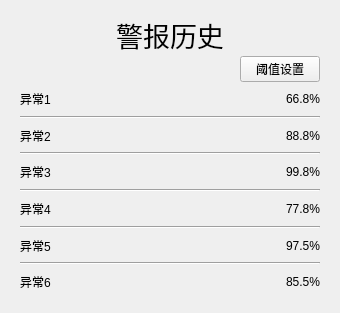
      <widget class="QWidget" name="page_2">
       <layout class="QHBoxLayout" name="horizontalLayout_4">
        <item>
         <widget class="QWidget" name="widget_2" native="true">
          <layout class="QHBoxLayout" name="horizontalLayout_3">
           <item>
            <layout class="QVBoxLayout" name="verticalLayout_7" stretch="1,0,1,1,1,1,1,1,1,1,1,1,1">
             <item>
              <widget class="QLabel" name="label_3">
               <property name="enabled">
                <bool>true</bool>
               </property>
               <property name="minimumSize">
                <size>
                 <width>300</width>
                 <height>30</height>
                </size>
               </property>
               <property name="maximumSize">
                <size>
                 <width>16777215</width>
                 <height>50</height>
                </size>
               </property>
               <property name="font">
                <font>
                 <pointsize>20</pointsize>
                </font>
               </property>
               <property name="text">
                <string>警报历史</string>
               </property>
               <property name="alignment">
                <set>Qt::AlignCenter</set>
               </property>
              </widget>
             </item>
             <item>
              <layout class="QHBoxLayout" name="horizontalLayout_5">
               <item>
                <spacer name="horizontalSpacer_2">
                 <property name="orientation">
                  <enum>Qt::Horizontal</enum>
                 </property>
                 <property name="sizeHint" stdset="0">
                  <size>
                   <width>128</width>
                   <height>1</height>
                  </size>
                 </property>
                </spacer>
               </item>
               <item>
                <widget class="QPushButton" name="pushButton_24">
                 <property name="text">
                  <string>阈值设置</string>
                 </property>
                </widget>
               </item>
              </layout>
             </item>
             <item>
              <layout class="QHBoxLayout" name="horizontalLayout_9">
               <item>
                <widget class="QLabel" name="label_22">
                 <property name="text">
                  <string>异常1</string>
                 </property>
                </widget>
               </item>
               <item>
                <spacer name="horizontalSpacer_10">
                 <property name="orientation">
                  <enum>Qt::Horizontal</enum>
                 </property>
                 <property name="sizeHint" stdset="0">
                  <size>
                   <width>40</width>
                   <height>20</height>
                  </size>
                 </property>
                </spacer>
               </item>
               <item>
                <widget class="QLabel" name="label_23">
                 <property name="text">
                  <string>66.8%</string>
                 </property>
                </widget>
               </item>
              </layout>
             </item>
             <item>
              <widget class="Line" name="line_3">
               <property name="orientation">
                <enum>Qt::Horizontal</enum>
               </property>
              </widget>
             </item>
             <item>
              <layout class="QHBoxLayout" name="horizontalLayout_18">
               <item>
                <widget class="QLabel" name="label_38">
                 <property name="text">
                  <string>异常2</string>
                 </property>
                </widget>
               </item>
               <item>
                <spacer name="horizontalSpacer_18">
                 <property name="orientation">
                  <enum>Qt::Horizontal</enum>
                 </property>
                 <property name="sizeHint" stdset="0">
                  <size>
                   <width>40</width>
                   <height>20</height>
                  </size>
                 </property>
                </spacer>
               </item>
               <item>
                <widget class="QLabel" name="label_39">
                 <property name="text">
                  <string>88.8%</string>
                 </property>
                </widget>
               </item>
              </layout>
             </item>
             <item>
              <widget class="Line" name="line_9">
               <property name="orientation">
                <enum>Qt::Horizontal</enum>
               </property>
              </widget>
             </item>
             <item>
              <layout class="QHBoxLayout" name="horizontalLayout_19">
               <item>
                <widget class="QLabel" name="label_40">
                 <property name="text">
                  <string>异常3</string>
                 </property>
                </widget>
               </item>
               <item>
                <spacer name="horizontalSpacer_19">
                 <property name="orientation">
                  <enum>Qt::Horizontal</enum>
                 </property>
                 <property name="sizeHint" stdset="0">
                  <size>
                   <width>40</width>
                   <height>20</height>
                  </size>
                 </property>
                </spacer>
               </item>
               <item>
                <widget class="QLabel" name="label_41">
                 <property name="text">
                  <string>99.8%</string>
                 </property>
                </widget>
               </item>
              </layout>
             </item>
             <item>
              <widget class="Line" name="line_10">
               <property name="orientation">
                <enum>Qt::Horizontal</enum>
               </property>
              </widget>
             </item>
             <item>
              <layout class="QHBoxLayout" name="horizontalLayout_20">
               <item>
                <widget class="QLabel" name="label_42">
                 <property name="text">
                  <string>异常4</string>
                 </property>
                </widget>
               </item>
               <item>
                <spacer name="horizontalSpacer_20">
                 <property name="orientation">
                  <enum>Qt::Horizontal</enum>
                 </property>
                 <property name="sizeHint" stdset="0">
                  <size>
                   <width>40</width>
                   <height>20</height>
                  </size>
                 </property>
                </spacer>
               </item>
               <item>
                <widget class="QLabel" name="label_43">
                 <property name="text">
                  <string>77.8%</string>
                 </property>
                </widget>
               </item>
              </layout>
             </item>
             <item>
              <widget class="Line" name="line_11">
               <property name="orientation">
                <enum>Qt::Horizontal</enum>
               </property>
              </widget>
             </item>
             <item>
              <layout class="QHBoxLayout" name="horizontalLayout_21">
               <item>
                <widget class="QLabel" name="label_44">
                 <property name="text">
                  <string>异常5</string>
                 </property>
                </widget>
               </item>
               <item>
                <spacer name="horizontalSpacer_21">
                 <property name="orientation">
                  <enum>Qt::Horizontal</enum>
                 </property>
                 <property name="sizeHint" stdset="0">
                  <size>
                   <width>40</width>
                   <height>20</height>
                  </size>
                 </property>
                </spacer>
               </item>
               <item>
                <widget class="QLabel" name="label_45">
                 <property name="text">
                  <string>97.5%</string>
                 </property>
                </widget>
               </item>
              </layout>
             </item>
             <item>
              <widget class="Line" name="line_12">
               <property name="orientation">
                <enum>Qt::Horizontal</enum>
               </property>
              </widget>
             </item>
             <item>
              <layout class="QHBoxLayout" name="horizontalLayout_22">
               <item>
                <widget class="QLabel" name="label_46">
                 <property name="text">
                  <string>异常6</string>
                 </property>
                </widget>
               </item>
               <item>
                <spacer name="horizontalSpacer_22">
                 <property name="orientation">
                  <enum>Qt::Horizontal</enum>
                 </property>
                 <property name="sizeHint" stdset="0">
                  <size>
                   <width>40</width>
                   <height>20</height>
                  </size>
                 </property>
                </spacer>
               </item>
               <item>
                <widget class="QLabel" name="label_47">
                 <property name="text">
                  <string>85.5%</string>
                 </property>
                </widget>
               </item>
              </layout>
             </item>
            </layout>
           </item>
          </layout>
         </widget>
        </item>
       </layout>
      </widget>
